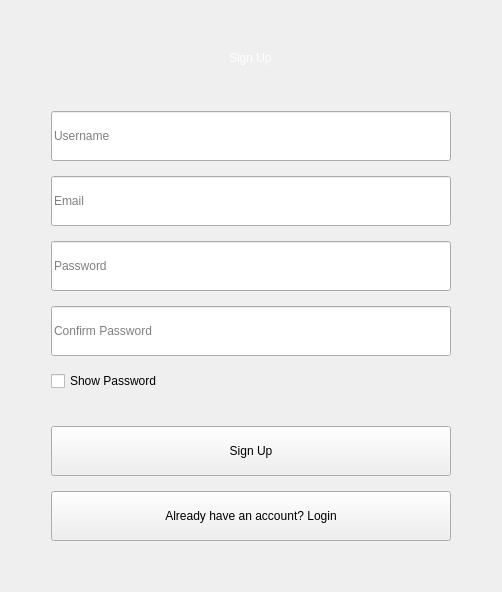
      <widget class="QWidget" name="signup">
       <layout class="QHBoxLayout" name="horizontalLayout_signup">
        <item>
         <layout class="QGridLayout" name="gridLayout_signup">
          <item row="0" column="1">
           <spacer name="verticalSpacer_signup_top">
            <property name="orientation">
             <enum>Qt::Orientation::Vertical</enum>
            </property>
            <property name="sizeHint" stdset="0">
             <size>
              <width>20</width>
              <height>40</height>
             </size>
            </property>
           </spacer>
          </item>
          <item row="1" column="1" alignment="Qt::AlignmentFlag::AlignHCenter">
           <widget class="QLabel" name="label_signup">
            <property name="styleSheet">
             <string notr="true">color: rgb(255, 255, 255);
font: 900 36pt &quot;Segoe UI Black&quot;;</string>
            </property>
            <property name="text">
             <string>Sign Up</string>
            </property>
           </widget>
          </item>
          <item row="2" column="1">
           <spacer name="verticalSpacer_signup_1">
            <property name="orientation">
             <enum>Qt::Orientation::Vertical</enum>
            </property>
            <property name="sizeType">
             <enum>QSizePolicy::Policy::Maximum</enum>
            </property>
            <property name="sizeHint" stdset="0">
             <size>
              <width>20</width>
              <height>40</height>
             </size>
            </property>
           </spacer>
          </item>
          <item row="3" column="1">
           <layout class="QVBoxLayout" name="verticalLayout_signup">
            <property name="spacing">
             <number>15</number>
            </property>
            <item>
             <widget class="QLineEdit" name="lineEdit_signup_username">
              <property name="minimumSize">
               <size>
                <width>400</width>
                <height>50</height>
               </size>
              </property>
              <property name="placeholderText">
               <string>Username</string>
              </property>
             </widget>
            </item>
            <item>
             <widget class="QLineEdit" name="lineEdit_signup_email">
              <property name="minimumSize">
               <size>
                <width>400</width>
                <height>50</height>
               </size>
              </property>
              <property name="placeholderText">
               <string>Email</string>
              </property>
             </widget>
            </item>
            <item>
             <widget class="QLineEdit" name="lineEdit_signup_password">
              <property name="minimumSize">
               <size>
                <width>400</width>
                <height>50</height>
               </size>
              </property>
              <property name="echoMode">
               <enum>QLineEdit::EchoMode::Password</enum>
              </property>
              <property name="placeholderText">
               <string>Password</string>
              </property>
             </widget>
            </item>
            <item>
             <widget class="QLineEdit" name="lineEdit_signup_confirm_password">
              <property name="minimumSize">
               <size>
                <width>400</width>
                <height>50</height>
               </size>
              </property>
              <property name="echoMode">
               <enum>QLineEdit::EchoMode::Password</enum>
              </property>
              <property name="placeholderText">
               <string>Confirm Password</string>
              </property>
             </widget>
            </item>
            <item>
             <widget class="QCheckBox" name="checkBox_signup_show_password">
              <property name="text">
               <string>Show Password</string>
              </property>
             </widget>
            </item>
            <item>
             <spacer name="verticalSpacer_signup_2">
              <property name="orientation">
               <enum>Qt::Orientation::Vertical</enum>
              </property>
              <property name="sizeType">
               <enum>QSizePolicy::Policy::Maximum</enum>
              </property>
              <property name="sizeHint" stdset="0">
               <size>
                <width>20</width>
                <height>20</height>
               </size>
              </property>
             </spacer>
            </item>
            <item>
             <widget class="QPushButton" name="pushButton_signup">
              <property name="minimumSize">
               <size>
                <width>400</width>
                <height>50</height>
               </size>
              </property>
              <property name="text">
               <string>Sign Up</string>
              </property>
             </widget>
            </item>
            <item>
             <widget class="QPushButton" name="pushButton_goto_login">
              <property name="minimumSize">
               <size>
                <width>400</width>
                <height>50</height>
               </size>
              </property>
              <property name="text">
               <string>Already have an account? Login</string>
              </property>
             </widget>
            </item>
           </layout>
          </item>
          <item row="3" column="0">
           <spacer name="horizontalSpacer_signup_left">
            <property name="orientation">
             <enum>Qt::Orientation::Horizontal</enum>
            </property>
            <property name="sizeHint" stdset="0">
             <size>
              <width>40</width>
              <height>20</height>
             </size>
            </property>
           </spacer>
          </item>
          <item row="3" column="2">
           <spacer name="horizontalSpacer_signup_right">
            <property name="orientation">
             <enum>Qt::Orientation::Horizontal</enum>
            </property>
            <property name="sizeHint" stdset="0">
             <size>
              <width>40</width>
              <height>20</height>
             </size>
            </property>
           </spacer>
          </item>
          <item row="4" column="1">
           <spacer name="verticalSpacer_signup_bottom">
            <property name="orientation">
             <enum>Qt::Orientation::Vertical</enum>
            </property>
            <property name="sizeHint" stdset="0">
             <size>
              <width>20</width>
              <height>40</height>
             </size>
            </property>
           </spacer>
          </item>
         </layout>
        </item>
       </layout>
      </widget>
